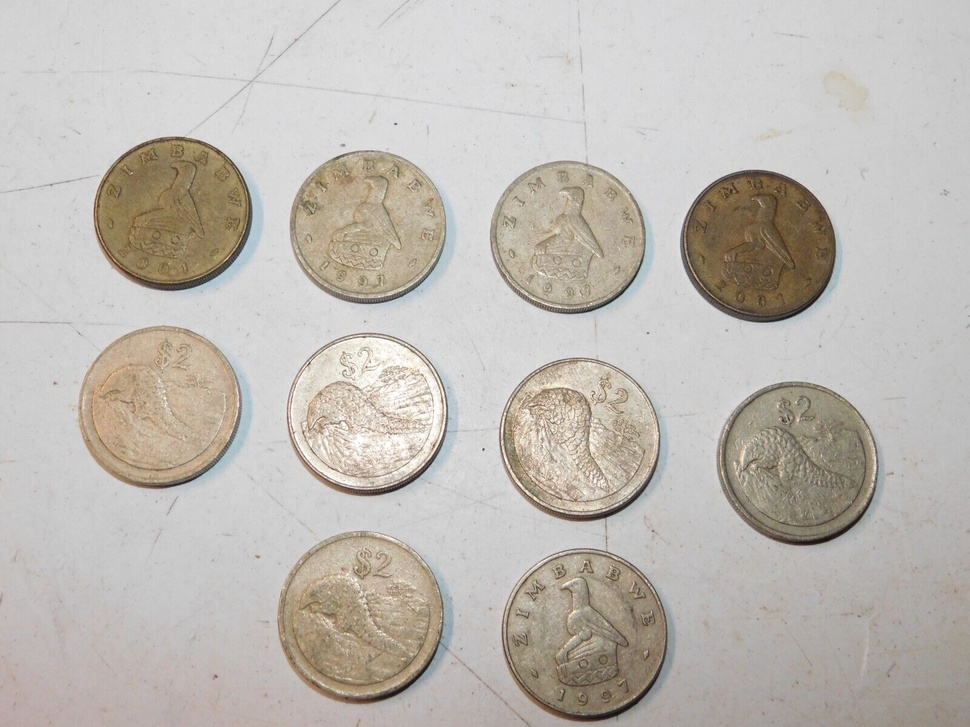
#> input picture files/practice open cv/images/coins.jpg, 970 x 727 px, shrunk from 1600 x 1200 before the run
$ jupyter execute p16.ipynb
#> lines starting #> are read from the running program, lines starting #| are printed output that depends on the picture; after the words box and inside, x2 and y2 are one past the last pixel; in counts of white or black regions, pixels touching at a corner belong together
[cell 1]
import cv2
import numpy as np
import matplotlib.pyplot as plt
def imshow(title = "Image" , image = None , size = 10):
    w , h = image.shape[0] , image.shape[1]
    aspect_ratio = w/h
    plt.figure(figsize=(size , size * aspect_ratio))
    plt.imshow(cv2.cvtColor(image , cv2.COLOR_BGR2RGB))
    plt.title(title)
    plt.show()

[cell 2]
image = cv2.imread('images/coins.jpg')  # خواندن تصویر
#> image is the input picture: shape (727, 970, 3); mean B, G, R 178.9, 185.4, 190.5
gray = cv2.cvtColor(image, cv2.COLOR_BGR2GRAY)  # تبدیل به خاکستری
blurred = cv2.GaussianBlur(gray, (7, 7), 0)  # کاهش نویز با فیلتر گوسی
_, thresh = cv2.threshold(blurred, 0, 255, cv2.THRESH_BINARY_INV + cv2.THRESH_OTSU)  # ترشلدینگ ساده
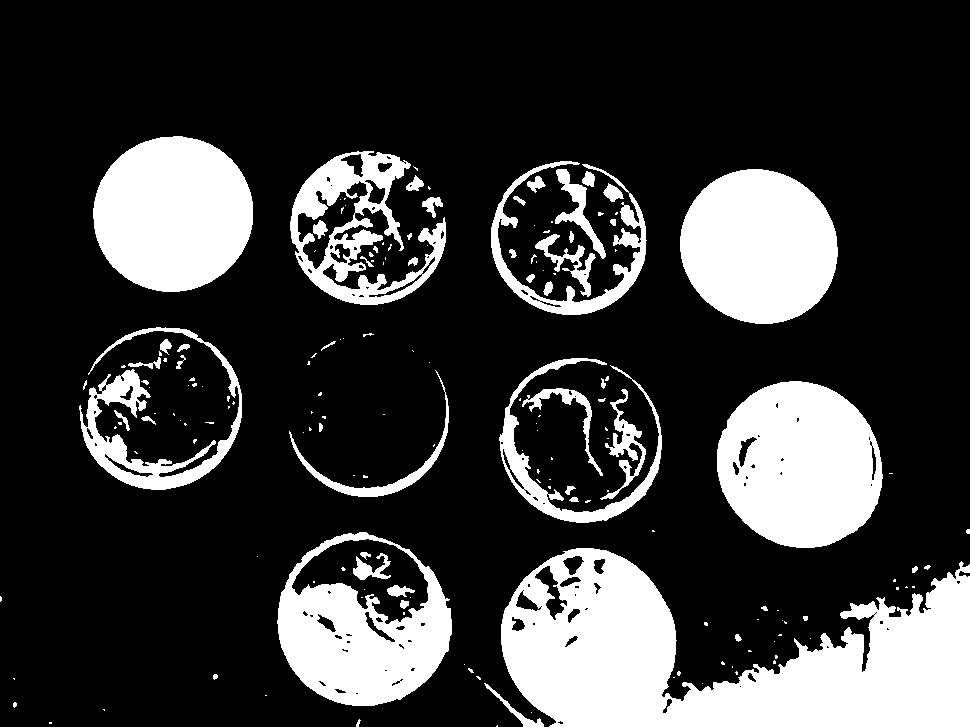
#> thresh: shape (727, 970); 22.7% white; 173 white regions (115 under 20 px), largest, box (x1, y1, x2, y2) and area: (501, 548, 970, 727) 49737, (717, 381, 883, 548) 21235, (93, 136, 253, 292) 19595
kernel = np.ones((3, 3), np.uint8)  # تعریف کرنل
opening = cv2.morphologyEx(thresh, cv2.MORPH_OPEN, kernel, iterations=2)  # حذف نویز با Opening
#> opening: shape (727, 970); 21.4% white; 77 white regions (1 under 20 px), largest, box (x1, y1, x2, y2) and area: (501, 548, 970, 727) 48891, (717, 381, 883, 548) 21190, (93, 136, 253, 292) 19595
sure_bg = cv2.dilate(opening, kernel, iterations=3)  # مطمئن‌سازی پس‌زمینه
#> sure_bg: shape (727, 970); 26.9% white; 27 white regions, largest, box (x1, y1, x2, y2) and area: (498, 545, 970, 727) 54872, (714, 378, 886, 551) 23647, (90, 133, 256, 295) 21527
sure_fg = cv2.erode(opening, kernel, iterations=3)  # مطمئن‌سازی پیش‌زمینه
#> sure_fg: shape (727, 970); 15.8% white; 104 white regions (67 under 20 px), largest, box (x1, y1, x2, y2) and area: (504, 551, 970, 727) 41562, (720, 384, 879, 545) 17994, (96, 139, 250, 289) 17735
unknown = cv2.subtract(sure_bg, sure_fg)  # ناحیه‌های ناشناخته
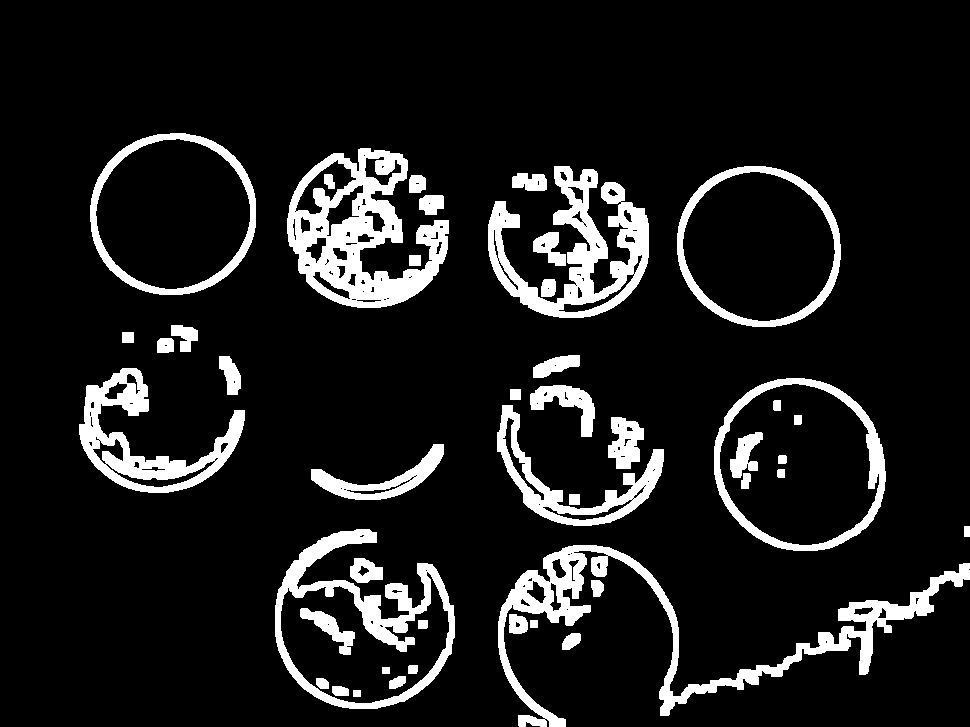
#> unknown: shape (727, 970); 11.1% white; 46 white regions, largest, box (x1, y1, x2, y2) and area: (287, 148, 449, 308) 11987, (498, 545, 970, 727) 11969, (488, 166, 649, 318) 9462

ret, markers = cv2.connectedComponents(sure_fg)  # برچسب‌گذاری ناحیه‌های مطمئن پیش‌زمینه
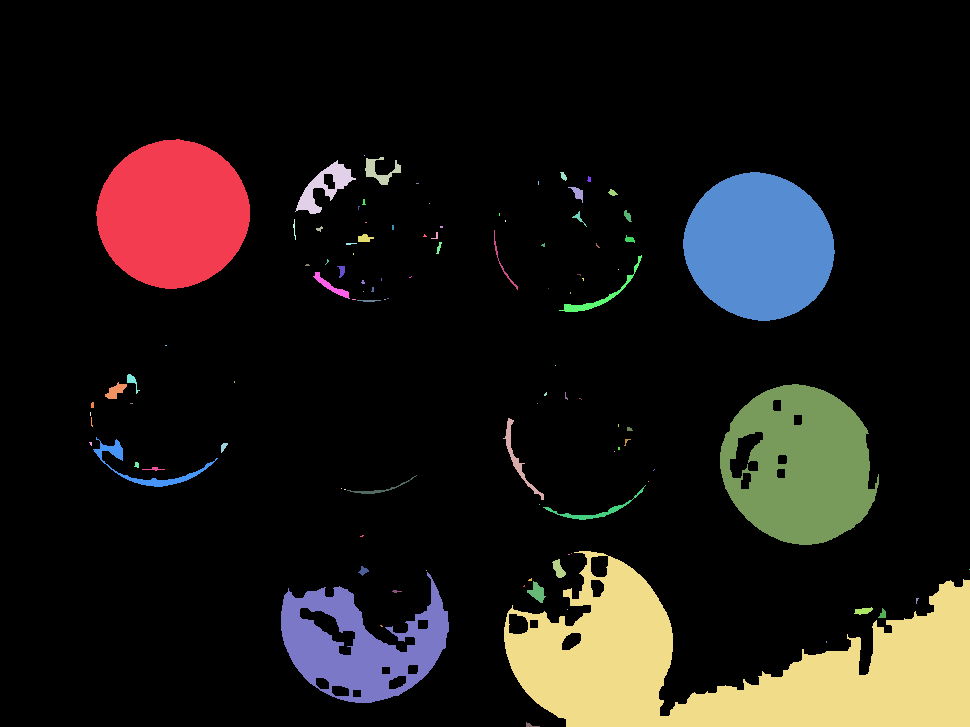
#> markers: shape (727, 970) int32; 105 distinct labels, from 0 to 104; one colour per label, 0 black
#> ret = 105
markers = markers + 1  # افزایش برچسب‌ها به دلیل اینکه پس‌زمینه باید برچسب ۱ داشته باشد
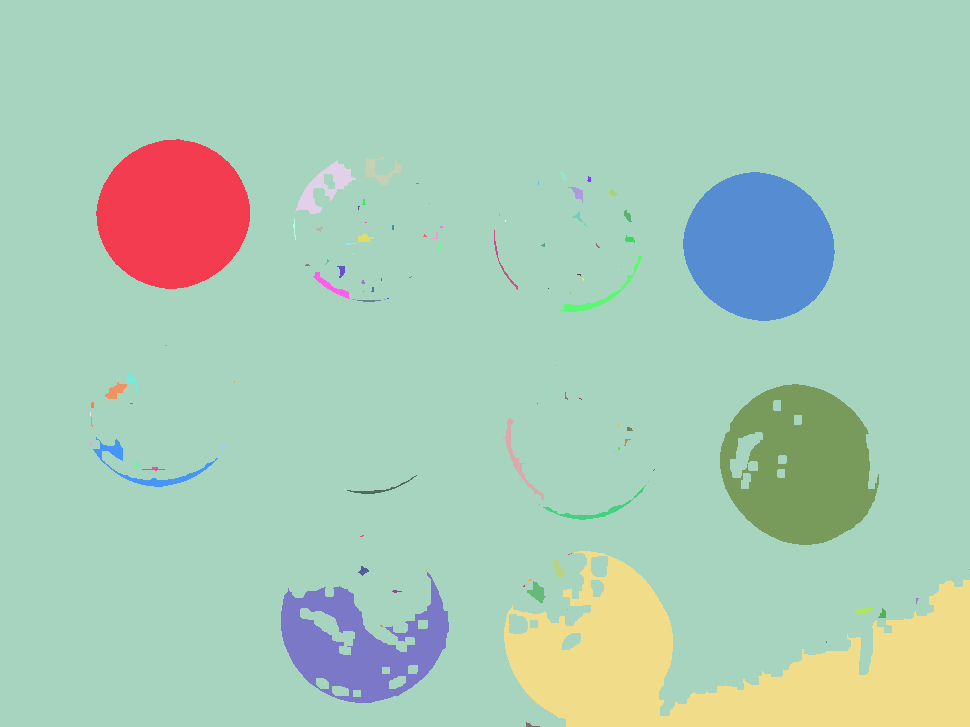
#> markers: shape (727, 970) int32; 105 distinct labels, from 1 to 105; one colour per label, 0 black
markers[unknown == 255] = 0  # ناحیه‌های ناشناخته را با ۰ برچسب‌گذاری کنید
markers = cv2.watershed(image, markers)  # اعمال الگوریتم Watershed
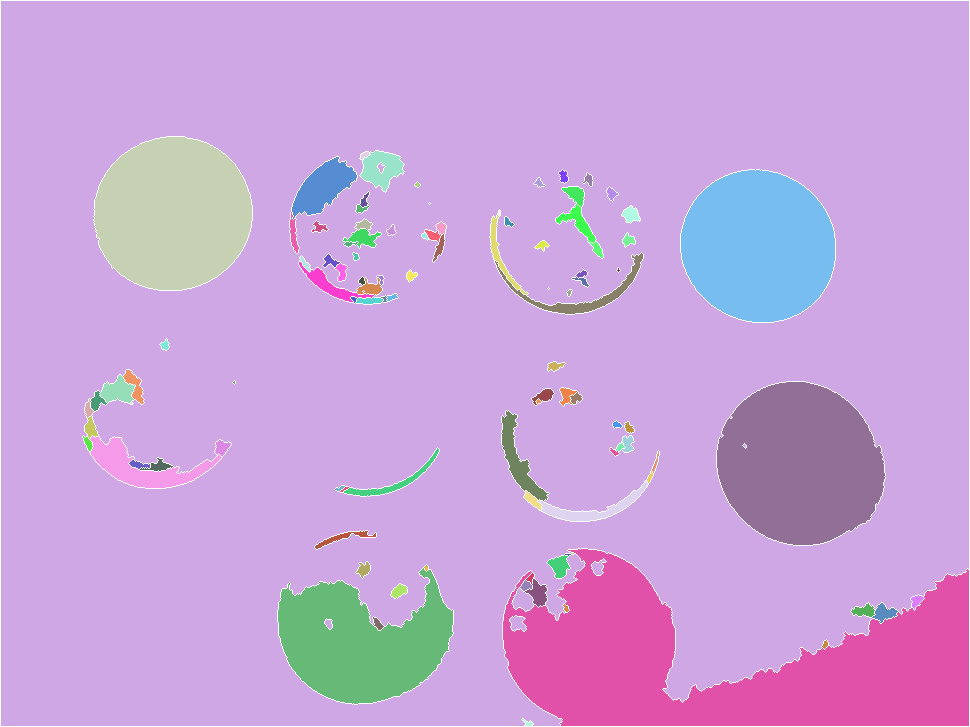
#> markers: shape (727, 970) int32; 105 distinct labels, from -1 to 105; one colour per label, 0 black, -1 white

image[markers == -1] = [0, 0, 255]  # رنگ‌آمیزی مرز سکه‌ها با رنگ قرمز
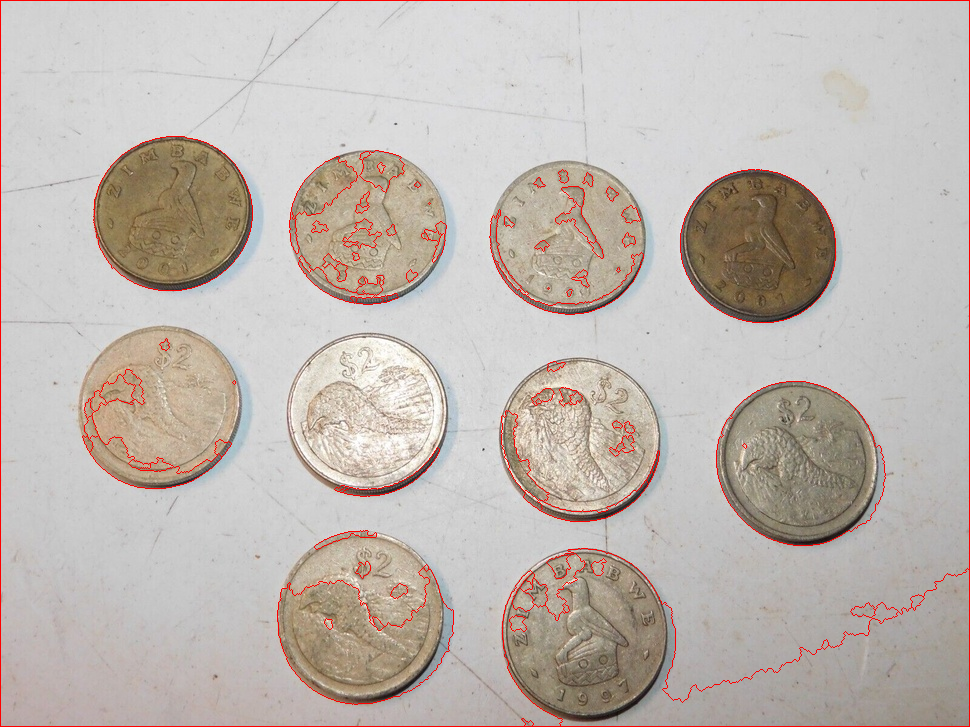
#> image: shape (727, 970, 3); 1.61% of pixels changed, all inside (x1, y1, x2, y2) = (0, 0, 970, 727)
plt.imshow(cv2.cvtColor(image, cv2.COLOR_BGR2RGB))  # نمایش تصویر با مرز سکه‌ها
plt.title("Segmented Image")
plt.show()
